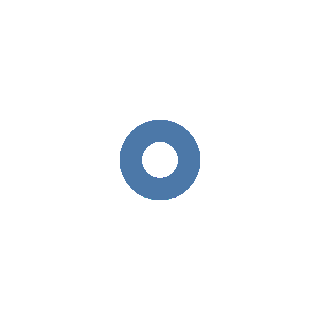

Source (notebook cell):
### Markdown cell above
## 2. Zero, One, and Two-dimensional Charts

Using Altair, we can begin to explore this data.

The most basic chart contains the dataset, along with a mark to represent each row:

### Code cell
alt.Chart(iris).mark_point()

### Figure 1 — Vega-Lite specification as saved in the notebook (floating-point values rounded to 4 significant figures; data arrays with more than 128 entries replaced by an {"elided": "..."} marker saying what was removed)
{"config": {"view": {"continuousWidth": 300, "continuousHeight": 300}}, "data": {"name": "data-cb5f6f68883200d5e9a851f3ae4ae120"}, "mark": {"type": "point"}, "$schema": "https://vega.github.io/schema/vega-lite/v5.16.3.json", "datasets": {"data-cb5f6f68883200d5e9a851f3ae4ae120": {"elided": "150 records"}}}
